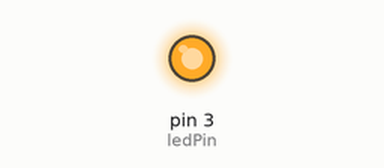
The sketch below on a simulated Arduino Uno, built with avr-gcc and run on an emulated ATmega328P. On the bench: output pins drawn as LEDs (lit = HIGH).

Above: at 0.1 s.
Timing chart, 0 to 1.6 s (numbered marks = the images above):
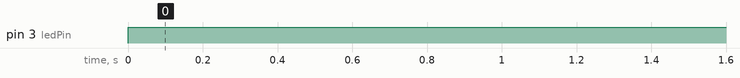

Measured:
- by itself, pin 3 (ledPin): LOW → HIGH at 0.00 s

The sketch:

LED_basic.ino
```cpp
/*
  CONNECT DESCRIPTION
  anode to some pin (digital or analog)
  katode to GND
  for +5V logic you need to add resistor!
*/

int ledPin = 3; // LED name and relevant pin

void setup() {
  pinMode(ledPin, OUTPUT); // set led connected with pin and GND
}

void loop() {
  digitalWrite(ledPin, HIGH); // turn on LED
  //digitalWrite(ledPin, LOW); // turn off LED
}
```
